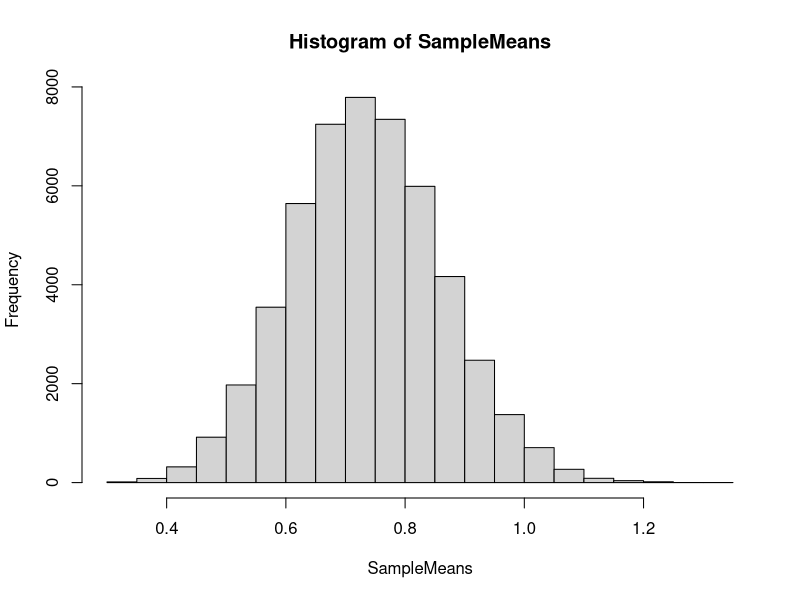

Write R code to recreate this figure.
## TUT 9 #####

### Binomial Distribution ####
set.seed(503)
s <- 50000 #The number of simulations
p <- 0.15 #The probability of success
t <- 5 #The number of trials
n <- 40 #The sample size
SampleMeans <- numeric(s)
SimValues <- matrix(0, n, s)

for (i in 1:s){
  SimValues[,i] <- rbinom(n, t, p)
  SampleMeans[i] <- mean(SimValues[,i])
}

hist(SampleMeans)


